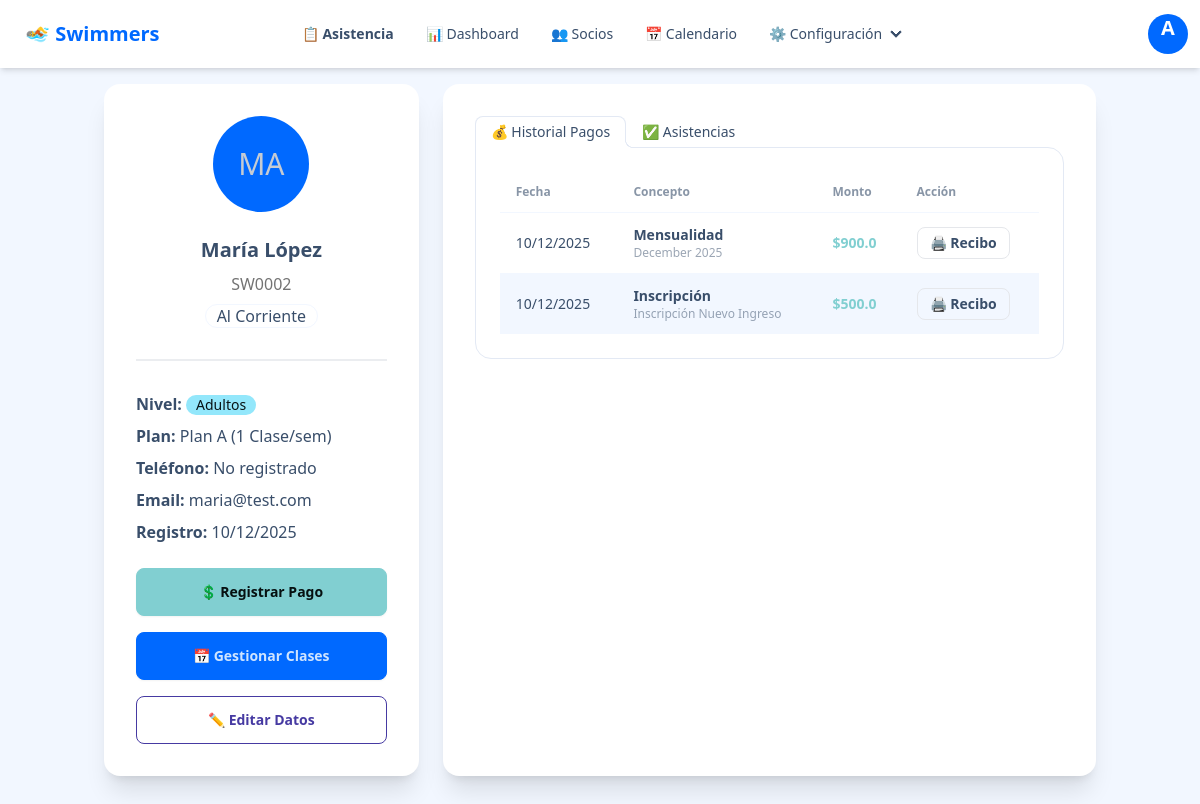
/socios/perfil/2 (signed in), run on the app's committed database.
### app/models.py (models this page shows, shortened)
class User(UserMixin, db.Model):
    id = db.Column(db.Integer, primary_key=True)
    username = db.Column(db.String(64), index=True, unique=True, nullable=False)
    password_hash = db.Column(db.String(128))
    role = db.Column(db.String(20), nullable=False) # 'admin', 'recepcion', 'instructor'

class Socio(db.Model):
    id = db.Column(db.Integer, primary_key=True)
    folio = db.Column(db.String(20), unique=True, index=True) # SW0001
    nombre_completo = db.Column(db.String(100), nullable=False)
    foto = db.Column(db.String(200)) # URL o path del archivo
    telefono = db.Column(db.String(20))
    email = db.Column(db.String(120))
    nivel = db.Column(db.String(20), nullable=False)
    fecha_registro = db.Column(db.DateTime, default=datetime.utcnow)
    membresia_id = db.Column(db.Integer, db.ForeignKey('membresia.id'))
    inscripciones = db.relationship('Inscripcion', backref='socio', lazy='dynamic')
    asistencias = db.relationship('Asistencia', backref='socio', lazy='dynamic')
    pagos = db.relationship('Pago', backref='socio', lazy='dynamic')

class Membresia(db.Model):
    id = db.Column(db.Integer, primary_key=True)
    nombre = db.Column(db.String(50), nullable=False)  # Ej: Plan A
    clases_por_semana = db.Column(db.Integer, nullable=False)
    socios = db.relationship('Socio', backref='membresia', lazy=True)
    tarifas = db.relationship('Tarifa', backref='membresia', lazy=True)

class Pago(db.Model):
    id = db.Column(db.Integer, primary_key=True)
    folio_recibo = db.Column(db.String(20))
    socio_id = db.Column(db.Integer, db.ForeignKey('socio.id'), nullable=False)
    fecha_pago = db.Column(db.DateTime, default=datetime.utcnow)
    concepto_tipo = db.Column(db.String(50)) # Mensualidad, Anualidad
    detalle_concepto = db.Column(db.String(100)) # Noviembre 2024
    monto_base = db.Column(db.Float)
    monto_ajuste = db.Column(db.Float, default=0.0)
    total_cobrado = db.Column(db.Float)
    metodo_pago = db.Column(db.String(50))
    requiere_factura = db.Column(db.Boolean, default=False)

### app/routes/socios.py (the view)
@socios_bp.route('/perfil/<int:id>')
@login_required
def perfil(id):
    socio = Socio.query.get_or_404(id)
    pagos = socio.pagos.order_by(Pago.fecha_pago.desc()).all()
    asistencias = socio.asistencias.order_by(Asistencia.fecha.desc()).limit(50).all()
    ultimo_pago_mes = Pago.query.filter_by(socio_id=socio.id, concepto_tipo='Mensualidad')\
        .order_by(Pago.fecha_pago.desc()).first()
    estatus = "Nuevo / Sin Pagos"
    color_estatus = "secondary"
    if ultimo_pago_mes:
        dias_transcurridos = (datetime.now() - ultimo_pago_mes.fecha_pago).days
        if dias_transcurridos <= 31:
            estatus = "Al Corriente"
            color_estatus = "success"
        elif dias_transcurridos <= 45:
            estatus = f"Pago Pendiente ({dias_transcurridos} días)"
            color_estatus = "warning"
        else:
            estatus = "MOROSO"
            color_estatus = "danger"
    return render_template('socios/perfil.html',
                           socio=socio,
                           pagos=pagos,
                           asistencias=asistencias,
                           estatus=estatus,
                           color_estatus=color_estatus)

### app/models.py (called while the page is built)
@login.user_loader
def load_user(id):
    return User.query.get(int(id))

### app/templates/socios/perfil.html (shortened to what this page needs)
{% extends "base.html" %}
{% block content %}
<div class="grid grid-cols-1 lg:grid-cols-3 gap-6">
    <div class="lg:col-span-1">
        <div class="card bg-base-100 shadow-xl">
            <div class="card-body items-center text-center">
                <div class="avatar placeholder mb-4">
                    <div class="bg-primary text-neutral-content rounded-full w-24">
                        <span class="text-3xl">{{ socio.nombre_completo[:2].upper() }}</span>
                    </div>
                </div>
                <h2 class="card-title">{{ socio.nombre_completo }}</h2>
                <p class="text-neutral-500">{{ socio.folio }}</p>
                <div class="badge badge-lg {{ color_estatus }}">{{ estatus }}</div>
                <div class="divider"></div>
                <div class="text-left space-y-2 w-full">
                    <p><strong>Nivel:</strong> <span class="badge badge-info">{{ socio.nivel }}</span></p>
                    <p><strong>Plan:</strong> {{ socio.membresia.nombre }}</p>
                    <p><strong>Teléfono:</strong> {{ socio.telefono or 'No registrado' }}</p>
                    <p><strong>Email:</strong> {{ socio.email or 'No registrado' }}</p>
                    <p><strong>Registro:</strong> {{ socio.fecha_registro.strftime('%d/%m/%Y') }}</p>
                </div>
                <div class="card-actions justify-center w-full mt-4 space-y-2">
                    <a href="{{ url_for('finanzas.cobrar', socio_id=socio.id) }}" class="btn btn-success btn-block">💲 Registrar Pago</a>
                    <a href="{{ url_for('academico.inscribir', socio_id=socio.id) }}" class="btn btn-primary btn-block">📅 Gestionar Clases</a>
                    <a href="{{ url_for('socios.editar', id=socio.id) }}" class="btn btn-outline btn-secondary btn-block">✏️ Editar Datos</a>
                </div>
            </div>
        </div>
    </div>
    <div class="lg:col-span-2">
        <div class="card bg-base-100 shadow-xl h-full">
            <div class="card-body">
                <div role="tablist" class="tabs tabs-lifted">
                    <input type="radio" name="my_tabs" role="tab" class="tab" aria-label="💰 Historial Pagos" checked />
                    <div role="tabpanel" class="tab-content bg-base-100 border-base-300 rounded-box p-6">
                        {% if pagos %}
                        <div class="overflow-x-auto">
                            <table class="table table-zebra w-full">
                                <thead>
                                    <tr>
                                        <th>Fecha</th>
                                        <th>Concepto</th>
                                        <th>Monto</th>
                                        <th>Acción</th>
                                    </tr>
                                </thead>
                                <tbody>
                                    {% for pago in pagos %}
                                    <tr>
                                        <td>{{ pago.fecha_pago.strftime('%d/%m/%Y') }}</td>
                                        <td>
                                            <div class="font-bold">{{ pago.concepto_tipo }}</div>
                                            <div class="text-xs opacity-50">{{ pago.detalle_concepto }}</div>
                                        </td>
                                        <td class="text-success font-bold">${{ pago.total_cobrado }}</td>
                                        <td>
                                            <button onclick="abrirRecibo({{ pago.id }})"
                                                    class="btn btn-sm btn-ghost border-gray-200">
                                                🖨️ Recibo
                                            </button>
                                        </td>
                                    </tr>
                                    {% endfor %}
                                </tbody>
                            </table>
                        </div>
                        {% else %}
                        <p class="text-center text-neutral-500 mt-4">No hay pagos registrados.</p>
                        {% endif %}
                    </div>
                    <input type="radio" name="my_tabs" role="tab" class="tab" aria-label="✅ Asistencias" />
                </div>
            </div>
        </div>
    </div>
</div>
{% endblock %}

### app/templates/base.html (shortened to what this page needs)
<!DOCTYPE html>
<html lang="es" data-theme="winter">
<head>
    <link href="https://cdn.jsdelivr.net/npm/daisyui@4.12.10/dist/full.min.css" rel="stylesheet" type="text/css" />
    <script src="https://cdn.tailwindcss.com"></script>
</head>
<body class="min-h-screen bg-base-200">
<div class="navbar bg-base-100 shadow-md sticky top-0 z-50">
    <div class="navbar-start">
      <a class="btn btn-ghost text-xl text-primary font-bold">
          🏊 Swimmers
      </a>
    </div>
    <div class="navbar-center hidden lg:flex">
      <ul class="menu menu-horizontal px-1">
        {% if current_user.is_authenticated %}
          <li>
              <a href="{{ url_for('asistencia.hoy') }}" class="font-semibold">
                  📋 Asistencia
              </a>
          </li>
          {% if current_user.role in ['admin', 'recepcion'] %}
              <li><a href="{{ url_for('reportes.dashboard') }}">📊 Dashboard</a></li>
              <li><a href="{{ url_for('socios.lista') }}">👥 Socios</a></li>
              <li><a href="{{ url_for('horarios.calendario') }}">📅 Calendario</a></li>
          {% endif %}
          {% if current_user.role == 'admin' %}
              <li>
                  <details>
                      <summary>⚙️ Configuración</summary>
                  </details>
              </li>
          {% endif %}
        {% endif %}
      </ul>
    </div>
    <div class="navbar-end">
      {% if current_user.is_authenticated %}
          <div class="dropdown dropdown-end">
              <div tabindex="0" role="button" class="btn btn-ghost btn-circle avatar">
                  <div class="w-10 rounded-full bg-primary text-white flex items-center justify-center">
                      <span class="text-xl font-bold">{{ current_user.username[:1].upper() }}</span>
                  </div>
              </div>
          </div>
      {% else %}
          <a href="{{ url_for('auth.login') }}" class="btn btn-primary btn-sm">Iniciar Sesión</a>
      {% endif %}
    </div>
  </div>
    <main class="container mx-auto p-4">
        {% block content %}{% endblock %}
    </main>
</body>
</html>

### data on the page
User: username "A"
Socio: nombre_completo "MA", nombre_completo "María López", folio "SW0002", nivel "Adultos", telefono "No registrado", email "maria@test.com", fecha_registro "10/12/2025"
Membresia: membresia.nombre "Plan A (1 Clase/sem)"
Pago: fecha_pago "10/12/2025", concepto_tipo "Mensualidad", detalle_concepto "December 2025", total_cobrado "900.0"
Pago: fecha_pago "10/12/2025", concepto_tipo "Inscripción", detalle_concepto "Inscripción Nuevo Ingreso", total_cobrado "500.0"

### other printed values
{{ estatus }} "Al Corriente"
